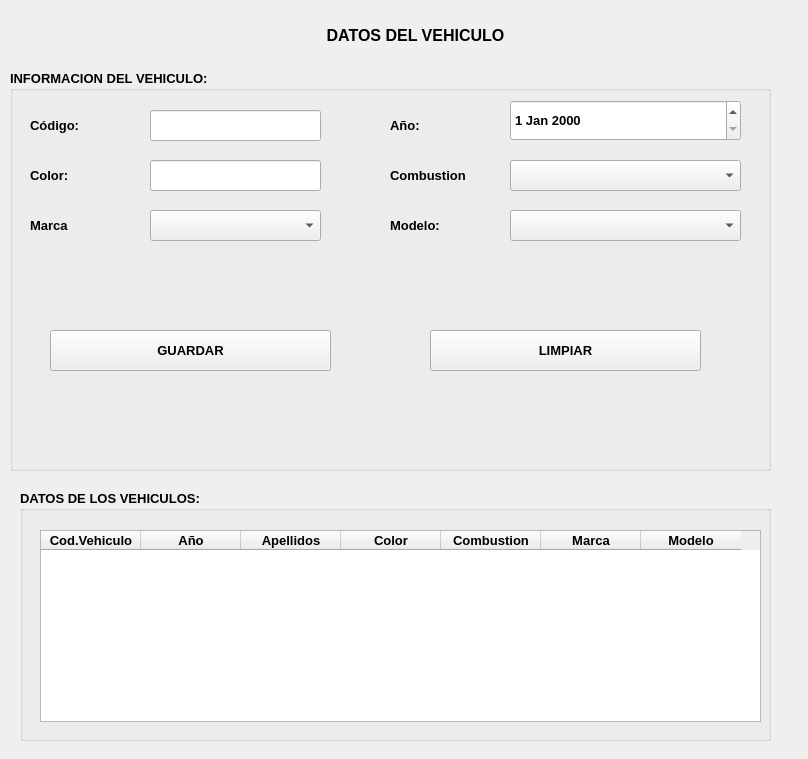
<?xml version="1.0" encoding="UTF-8"?>
<ui version="4.0">
 <class>MainWindow</class>
 <widget class="QMainWindow" name="MainWindow">
  <property name="geometry">
   <rect>
    <x>0</x>
    <y>0</y>
    <width>808</width>
    <height>759</height>
   </rect>
  </property>
  <property name="windowTitle">
   <string>MainWindow</string>
  </property>
  <widget class="QWidget" name="centralwidget">
   <widget class="QGroupBox" name="groupBox">
    <property name="geometry">
     <rect>
      <x>10</x>
      <y>70</y>
      <width>761</width>
      <height>401</height>
     </rect>
    </property>
    <property name="font">
     <font>
      <pointsize>10</pointsize>
      <weight>75</weight>
      <bold>true</bold>
     </font>
    </property>
    <property name="title">
     <string>INFORMACION DEL VEHICULO:</string>
    </property>
    <widget class="QLabel" name="label_2">
     <property name="geometry">
      <rect>
       <x>20</x>
       <y>40</y>
       <width>81</width>
       <height>31</height>
      </rect>
     </property>
     <property name="text">
      <string>Código:</string>
     </property>
    </widget>
    <widget class="QLabel" name="label_3">
     <property name="geometry">
      <rect>
       <x>20</x>
       <y>90</y>
       <width>111</width>
       <height>31</height>
      </rect>
     </property>
     <property name="text">
      <string>Color:</string>
     </property>
    </widget>
    <widget class="QLabel" name="label_5">
     <property name="geometry">
      <rect>
       <x>310</x>
       <y>90</y>
       <width>71</width>
       <height>31</height>
      </rect>
     </property>
     <property name="text">
      <string/>
     </property>
    </widget>
    <widget class="QPushButton" name="btnguardar">
     <property name="geometry">
      <rect>
       <x>40</x>
       <y>260</y>
       <width>281</width>
       <height>41</height>
      </rect>
     </property>
     <property name="text">
      <string>GUARDAR</string>
     </property>
    </widget>
    <widget class="QPushButton" name="btnlimpiar">
     <property name="geometry">
      <rect>
       <x>420</x>
       <y>260</y>
       <width>271</width>
       <height>41</height>
      </rect>
     </property>
     <property name="text">
      <string>LIMPIAR</string>
     </property>
    </widget>
    <widget class="QLineEdit" name="txtCodigo">
     <property name="geometry">
      <rect>
       <x>140</x>
       <y>40</y>
       <width>171</width>
       <height>31</height>
      </rect>
     </property>
    </widget>
    <widget class="QLabel" name="label_4">
     <property name="geometry">
      <rect>
       <x>20</x>
       <y>140</y>
       <width>91</width>
       <height>31</height>
      </rect>
     </property>
     <property name="text">
      <string>Marca</string>
     </property>
    </widget>
    <widget class="QComboBox" name="cboMarca">
     <property name="geometry">
      <rect>
       <x>140</x>
       <y>140</y>
       <width>171</width>
       <height>31</height>
      </rect>
     </property>
    </widget>
    <widget class="QLineEdit" name="txtColor">
     <property name="geometry">
      <rect>
       <x>140</x>
       <y>90</y>
       <width>171</width>
       <height>31</height>
      </rect>
     </property>
    </widget>
    <widget class="QLabel" name="label_7">
     <property name="geometry">
      <rect>
       <x>380</x>
       <y>40</y>
       <width>81</width>
       <height>31</height>
      </rect>
     </property>
     <property name="text">
      <string>Año:</string>
     </property>
    </widget>
    <widget class="QLabel" name="label_8">
     <property name="geometry">
      <rect>
       <x>380</x>
       <y>90</y>
       <width>111</width>
       <height>31</height>
      </rect>
     </property>
     <property name="text">
      <string>Combustion</string>
     </property>
    </widget>
    <widget class="QDateEdit" name="dateVehiculo">
     <property name="geometry">
      <rect>
       <x>500</x>
       <y>30</y>
       <width>231</width>
       <height>41</height>
      </rect>
     </property>
    </widget>
    <widget class="QLabel" name="label_10">
     <property name="geometry">
      <rect>
       <x>380</x>
       <y>140</y>
       <width>91</width>
       <height>31</height>
      </rect>
     </property>
     <property name="text">
      <string>Modelo:</string>
     </property>
    </widget>
    <widget class="QComboBox" name="cboModelo">
     <property name="geometry">
      <rect>
       <x>500</x>
       <y>140</y>
       <width>231</width>
       <height>31</height>
      </rect>
     </property>
    </widget>
    <widget class="QComboBox" name="cboCombustion">
     <property name="geometry">
      <rect>
       <x>500</x>
       <y>90</y>
       <width>231</width>
       <height>31</height>
      </rect>
     </property>
    </widget>
   </widget>
   <widget class="QLabel" name="label">
    <property name="geometry">
     <rect>
      <x>100</x>
      <y>20</y>
      <width>631</width>
      <height>31</height>
     </rect>
    </property>
    <property name="font">
     <font>
      <pointsize>12</pointsize>
      <weight>75</weight>
      <bold>true</bold>
     </font>
    </property>
    <property name="text">
     <string>DATOS DEL VEHICULO</string>
    </property>
    <property name="alignment">
     <set>Qt::AlignCenter</set>
    </property>
   </widget>
   <widget class="QGroupBox" name="groupBox_2">
    <property name="geometry">
     <rect>
      <x>20</x>
      <y>490</y>
      <width>751</width>
      <height>251</height>
     </rect>
    </property>
    <property name="font">
     <font>
      <pointsize>10</pointsize>
      <weight>75</weight>
      <bold>true</bold>
     </font>
    </property>
    <property name="title">
     <string>DATOS DE LOS VEHICULOS:</string>
    </property>
    <widget class="QTableWidget" name="tblVehiculo">
     <property name="geometry">
      <rect>
       <x>20</x>
       <y>40</y>
       <width>721</width>
       <height>192</height>
      </rect>
     </property>
     <column>
      <property name="text">
       <string>Cod.Vehiculo</string>
      </property>
     </column>
     <column>
      <property name="text">
       <string>Año</string>
      </property>
     </column>
     <column>
      <property name="text">
       <string>Apellidos</string>
      </property>
     </column>
     <column>
      <property name="text">
       <string>Color</string>
      </property>
     </column>
     <column>
      <property name="text">
       <string>Combustion</string>
      </property>
     </column>
     <column>
      <property name="text">
       <string>Marca</string>
      </property>
     </column>
     <column>
      <property name="text">
       <string>Modelo</string>
      </property>
     </column>
    </widget>
   </widget>
  </widget>
 </widget>
 <resources/>
 <connections/>
</ui>
